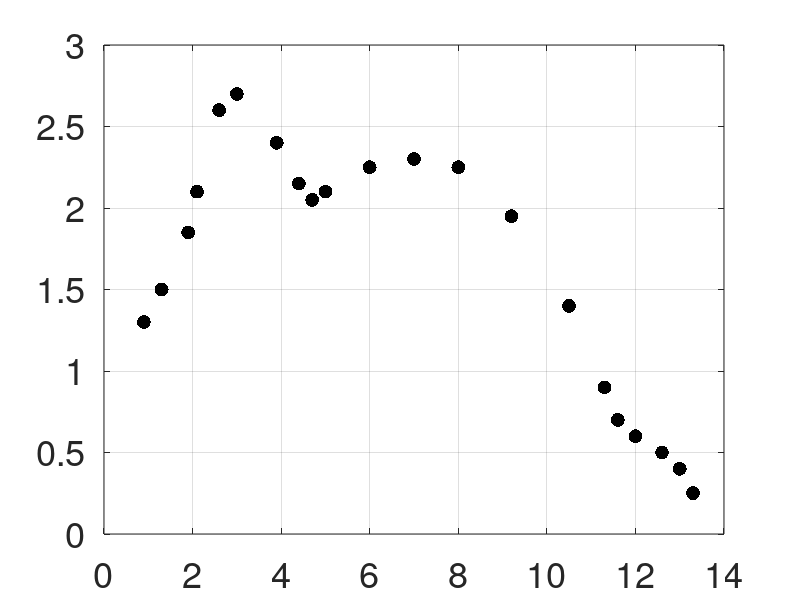

Here is the MATLAB script that generated this plot:
% Ruddy duck data (Burden & Faires)

clear; close all; clc

x = [0.9 1.3 1.9 2.1 2.6 3.0 3.9 4.4 4.7 5.0 6.0 7.0 8.0 9.2 10.5 11.3 ...
    11.6 12.0 12.6 13.0 13.3];

y = [1.3 1.5 1.85 2.1 2.6 2.7 2.4 2.15 2.05 2.1 2.25 2.3 2.25 1.95 1.4 0.9 ...
    0.7 0.6 0.5 0.4 0.25];

% Plot data
figure(1);
plot(x,y,'.k','MarkerSize',30);
grid on;
set(gca,'FontSize',26);
cpos = get(gcf,'Position');
set(gcf,'Position',[0 cpos(2) 1450 cpos(4)]);



% Approximate with cubic spline interpolant!




